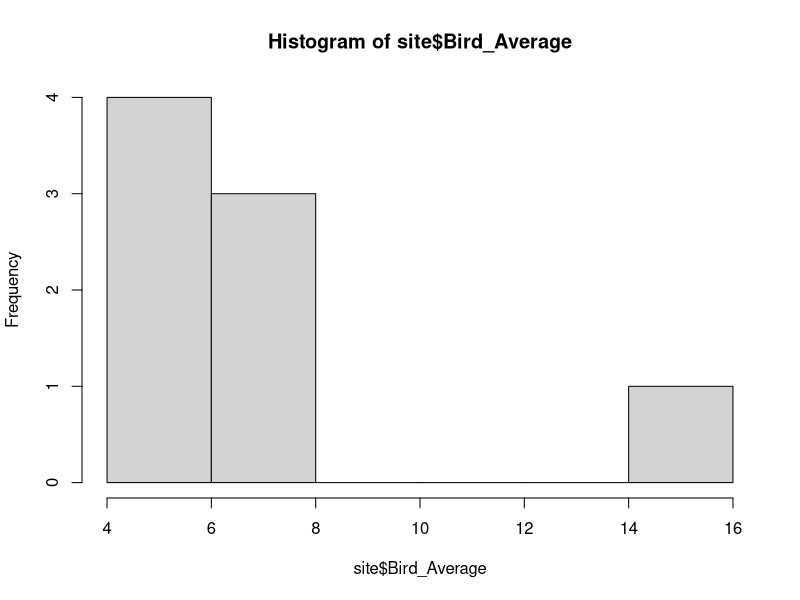
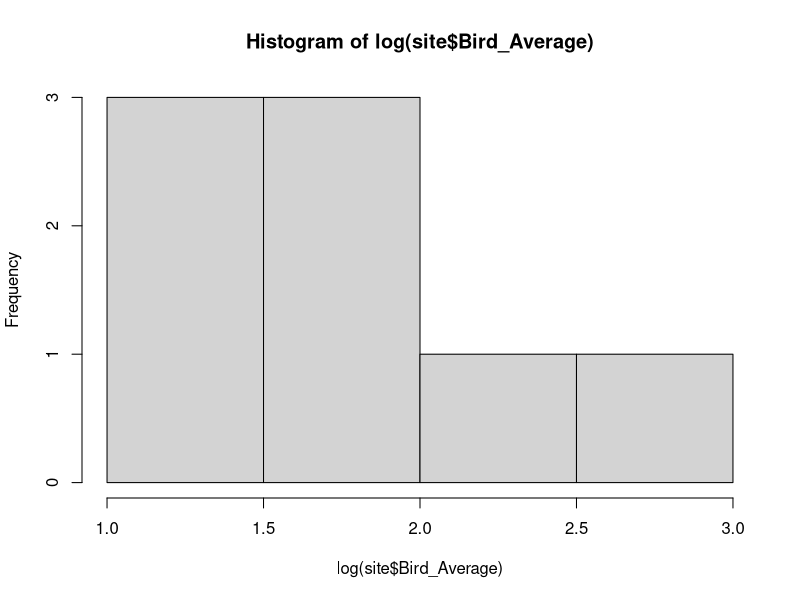
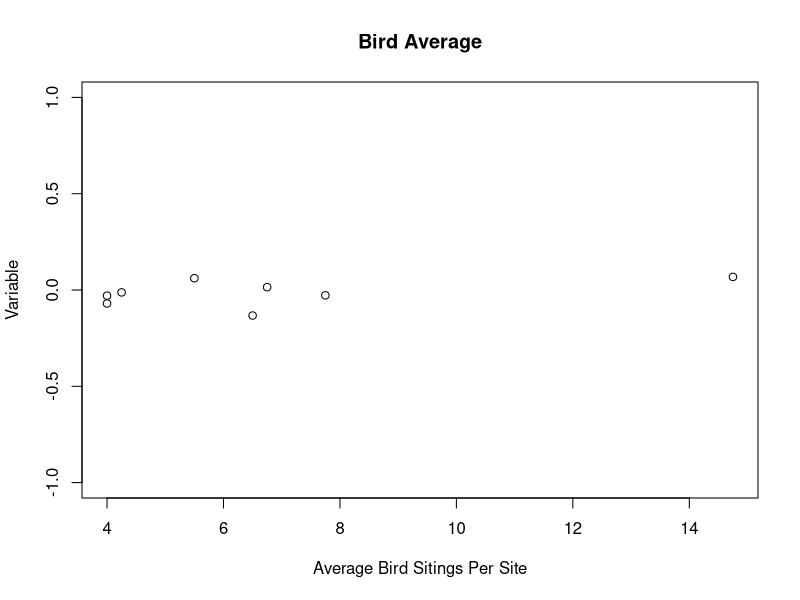
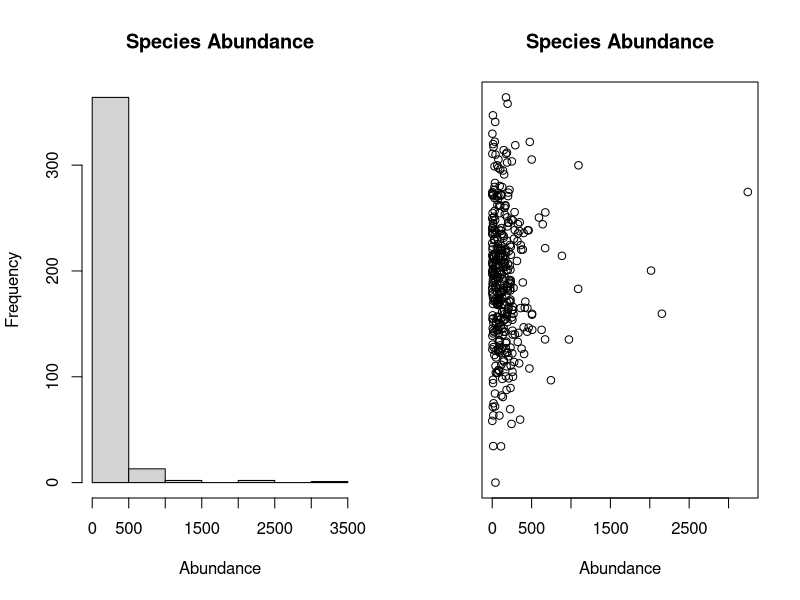
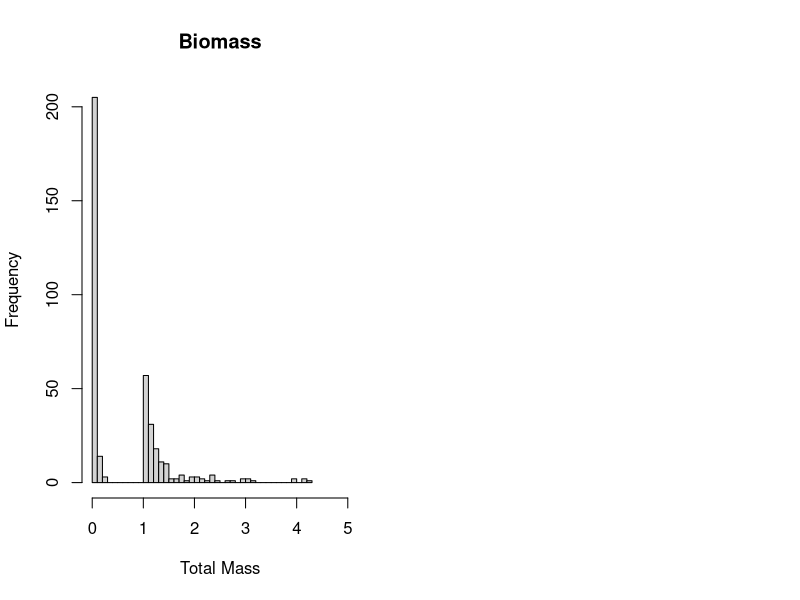

Source code (R) for these figures, in order: (Note: this script raises an error after producing the figures.)
#This script is to explore and understand the Bird data. Looking at the abundance, size, and biomass data and their most fitting distributions

site<-read.csv("./Raw Bird Data/SiteVariables.csv")
par(mfrow=c(1,1))
hist(site$Bird_Average)
hist(log(site$Bird_Average))
plot(x=site$Bird_Average,y=rnorm(nrow(site),0,0.1),ylim=c(-1,1), main = "Bird Average",ylab = "Variable",xlab="Average Bird Sitings Per Site")
par(mfrow=c(1,2))

#Abundance Histogram and Plot
abundance<-read.csv("./Raw Bird Data/SampleAbundance.csv")
hist(abundance$Total,main="Species Abundance", ylab = "Frequency",xlab="Abundance")
plot(x=abundance$Total,main="Species Abundance",y=rnorm(nrow(abundance),0,0.1),ylab = "",xlab="Abundance", yaxt="n")
#Axes need to be flipped, frequency is on bottom and abundance is on y axis

#Abundance Data Analysis
mean(abundance$Total)
# Total Mean = 167.97
sd(abundance$Total)
# Standard Deviation = 265.09

#Biomass Histogram
biomass<-read.csv("./Raw Bird Data/SampleBiomass.csv")
hist(biomass$Total.mass,main="Biomass",ylab = "Frequency",breaks=50,xlab="Total Mass",xlim=c(0,5))
#DISCOVERY--> Delete anything w/ negative note, handle negative mass values, recalculate ALL total mass

par(mfrow=c(1,1), bg="white",col.axis="black",col.lab="black",col.main="black",col.sub="black")
hist(newbiomass$Total.mass,main="Biomass",ylab = "Frequency",breaks=50,xlab="Total Mass",xlim=c(0,5))

#Body Size Histograms
bodysize<-read.csv("./Raw Bird Data/SampleBodySize.csv")
hist(bodysize$Size.Class..5mm/bodysize$Total.Number, xlim=c(0,1),breaks=100, main="Proportion of Invertebrates under 5mm",xlab="Proportion of Invertebrates (<5mm)")
hist(bodysize$Size.Class..5mm.1/bodysize$Total.Number, xlim=c(0,1),breaks=100, main="Proportion of Invertebrates Over 5mm",xlab="Proportion of Invertebrates (>5mm)")
